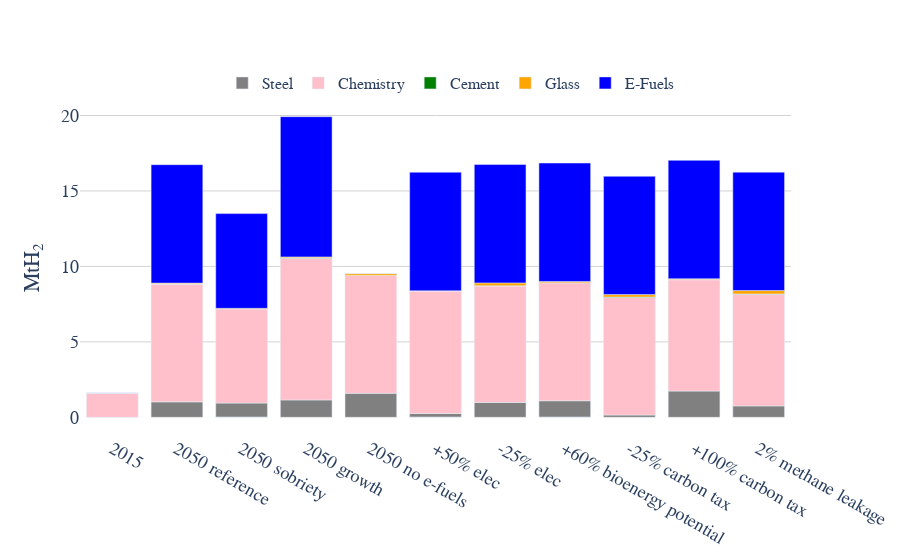

The code cell stored with this chart in its notebook:
### Code cell
fig =go.Figure()

for sector in ["Steel","Chemistry","Cement","Glass","E-Fuels"]:
    y=[]
    for name in x:
        if name!="2015":
            h2_prod=data[name]["resource_outflow"][(data[name]["resource_outflow"].Resource.isin(["Hydrogen"]))&
                                                    (data[name]["resource_outflow"].Sector==sector)&
                                                    (data[name]["resource_outflow"].Year==2050)]["Flow"].sum()/33.3
            h2_prod+=data[name]["resource_tech_outflow"][(data[name]["resource_tech_outflow"].Resource.isin(["MeOH"]))&
                                                    (data[name]["resource_tech_outflow"].Technology.isin(['SMR-MSR','eSMR-MSR']))&
                                                    (data[name]["resource_tech_outflow"].Sector==sector)&
                                                    (data[name]["resource_tech_outflow"].Year==2050)]["Flow"].sum()*0.164/5.54
        else:  
            h2_prod=data[name]["resource_outflow"][(data[name]["resource_outflow"].Resource.isin(["Hydrogen"]))&
                                                    (data[name]["resource_outflow"].Sector==sector)&
                                                    (data[name]["resource_outflow"].Year==2015)]["Flow"].sum()/33.3
        y.append(-h2_prod)
    fig.add_trace(go.Bar(x=x, y=y,name=sector,marker_color=sector_color[sector]))  

    
    
    
fig.update_layout(barmode='relative')
fig.update_layout(#title='Hydrogen production per sector',title_x=0.5,#title_y=0.97,
                   yaxis_title='MtH<sub>2</sub>')    
fig.update_layout(
    font=dict(
        family="Times New Roman",size=18)
    ) 
# fig.update_traces(textfont_size=16)
# fig.update_yaxes(range=[30,70])
# fig.update_xaxes(range=[10,105])
# fig.update_annotations(font_size=20)
fig.update_layout(legend=dict(
    orientation="h",
    yanchor="bottom",
    y=1.0,
    xanchor="left",
    x=0.2,font = dict(size=16)
))
fig.update_layout( paper_bgcolor="rgba(255,255,255,255)", plot_bgcolor="rgba(255,255,255,255)")
fig.update_yaxes(showgrid=True, gridwidth=1, gridcolor='lightgrey')
fig.show()

### Figure 1 — Plotly figure (JSON) as saved in the notebook; plotly's stock layout.template omitted (floating-point values rounded to 4 significant figures)
{"data": [{"marker": {"color": "grey"}, "name": "Steel", "type": "bar", "x": ["2015", "2050 reference", "2050 sobriety", "2050 growth", "2050 no e-fuels", "+50% elec", "-25% elec", "+60% bioenergy potential", "-25% carbon tax", "+100% carbon tax", "2% methane leakage"], "y": [0, 1.023, 0.9433, 1.152, 1.589, 0.25, 0.985, 1.097, 0.15, 1.739, 0.7553]}, {"marker": {"color": "pink"}, "name": "Chemistry", "type": "bar", "x": ["2015", "2050 reference", "2050 sobriety", "2050 growth", "2050 no e-fuels", "+50% elec", "-25% elec", "+60% bioenergy potential", "-25% carbon tax", "+100% carbon tax", "2% methane leakage"], "y": [1.612, 7.803, 6.238, 9.38, 7.814, 8.113, 7.71, 7.822, 7.798, 7.374, 7.395]}, {"marker": {"color": "green"}, "name": "Cement", "type": "bar", "x": ["2015", "2050 reference", "2050 sobriety", "2050 growth", "2050 no e-fuels", "+50% elec", "-25% elec", "+60% bioenergy potential", "-25% carbon tax", "+100% carbon tax", "2% methane leakage"], "y": [0, 0.01961, -3.929e-16, 0.03421, 0, 0.01912, 0.02851, -1.346e-16, 0.01961, 0.01963, 0.02254]}, {"marker": {"color": "orange"}, "name": "Glass", "type": "bar", "x": ["2015", "2050 reference", "2050 sobriety", "2050 growth", "2050 no e-fuels", "+50% elec", "-25% elec", "+60% bioenergy potential", "-25% carbon tax", "+100% carbon tax", "2% methane leakage"], "y": [0, 0.04939, 0.03951, 0.06291, 0.1218, -8.724e-17, 0.1827, 0.08341, 0.1651, 0.04939, 0.2272]}, {"marker": {"color": "blue"}, "name": "E-Fuels", "type": "bar", "x": ["2015", "2050 reference", "2050 sobriety", "2050 growth", "2050 no e-fuels", "+50% elec", "-25% elec", "+60% bioenergy potential", "-25% carbon tax", "+100% carbon tax", "2% methane leakage"], "y": [0, 7.848, 6.279, 9.292, 0, 7.86, 7.843, 7.848, 7.841, 7.848, 7.847]}], "layout": {"barmode": "relative", "font": {"family": "Times New Roman", "size": 18}, "legend": {"font": {"size": 16}, "orientation": "h", "x": 0.2, "xanchor": "left", "y": 1, "yanchor": "bottom"}, "paper_bgcolor": "rgba(255,255,255,255)", "plot_bgcolor": "rgba(255,255,255,255)", "yaxis": {"gridcolor": "lightgrey", "gridwidth": 1, "showgrid": true, "title": {"text": "MtH<sub>2</sub>"}}}}
